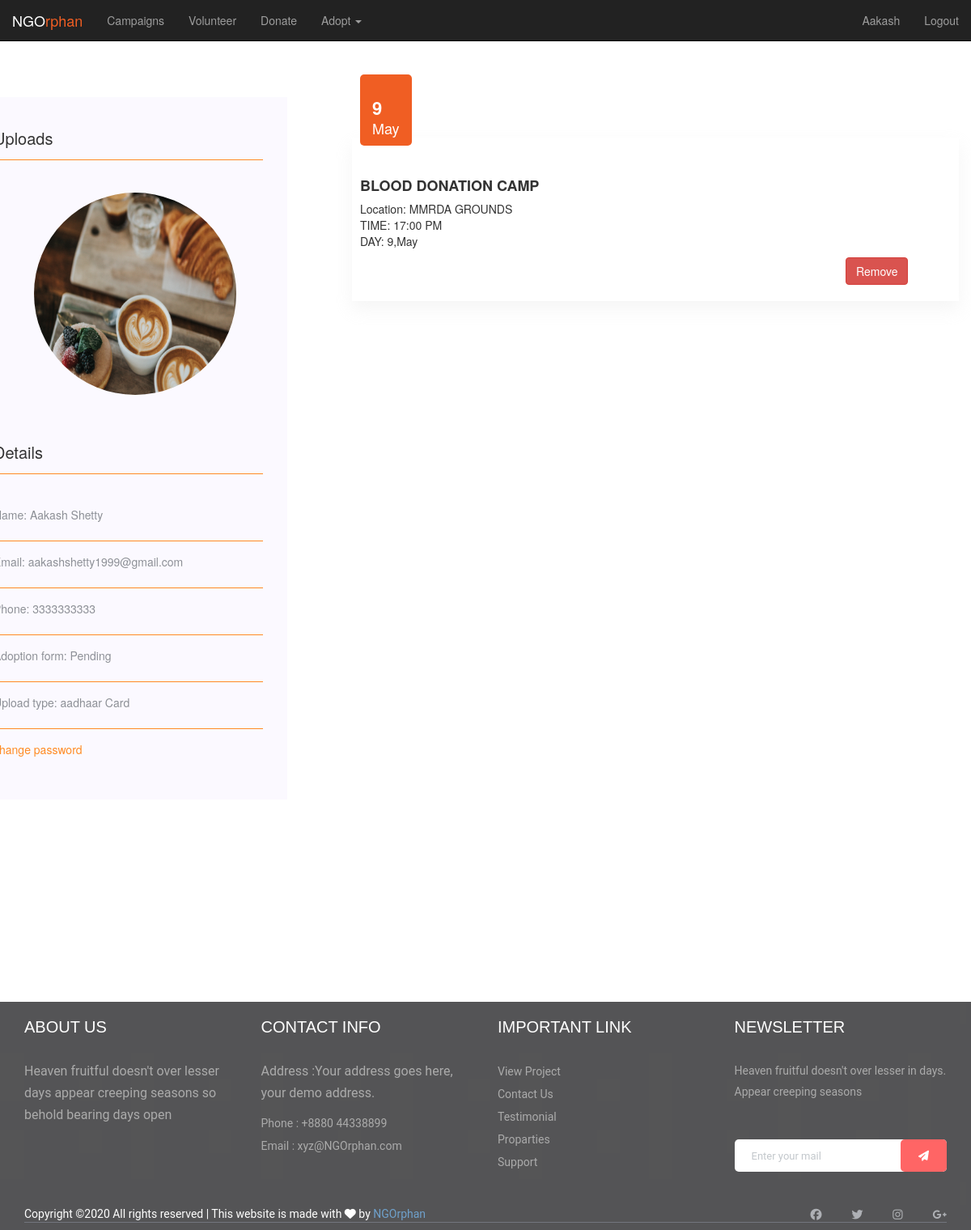
/profile/ (signed in), run on the app's committed database.
### sub/models.py (models this page shows, shortened)
class Adopt(models.Model):
   name = models.CharField(max_length=50)
   email = models.EmailField(max_length=100)
   phone = models.CharField(max_length=10, blank=True ,null=True)
   mes = models.CharField(max_length=200,blank=True ,null=True)
   doc = models.CharField(max_length=30, blank=True ,null=True)
   pictures = models.ImageField(upload_to='pictures')

class profile(models.Model):
   usname = models.CharField(max_length=50,default='')
   title = models.CharField(max_length=100)
   venue = models.CharField(max_length=100)
   date = models.CharField(max_length=10,default='')
   month= models.CharField(max_length=10,default='')
   time = models.CharField(max_length=10)

### sub/views.py (the view)
# urls.py: url(r'^profile/$', views.profiles, name="profile"),
def profiles(request):
    all_event = profile.objects.filter(usname=request.user.first_name)
    data=Adopt.objects.filter(email=request.user.email)
    context={
        'events':all_event,
        'data':data,
    }
    return render(request, 'mama.html', context)

### sub/templates/mama.html
{% extends 'base.html' %}
{% block head %}
    {% load static %}
      <link rel="stylesheet" href="{% static 'mama.css' %}" type="text/css">
    <link href="https://stackpath.bootstrapcdn.com/font-awesome/4.7.0/css/font-awesome.min.css" rel="stylesheet">
{% endblock head %}
{% block body %}
<div class="container">
    <section class="blog_area section-padding">
        <div class="container">
            <div class="row">
                <div class="col-lg-4">
                    <div class="blog_right_sidebar">
                        <aside class="single_sidebar_widget post_category_widget">
                            <h4 class="widget_title">Uploads</h4>
                            {% for dos in data %}
                             <img src="{{dos.pictures.url}}" class="img-fluid" alt="No Uploads Yet" height="250px" width="250px">
                            {% endfor %}
                              <h4 class="widget_title two">Details</h4>
                            <ul class="list cat-list">
                                <li>
                                        <p>Name: {{user.first_name}} {{user.last_name}}</p>
                                </li>
                                <li>
                                        <p>Email: {{user.email}}</p>
                                </li>
                                {% for dos in data %}
                                <li>
                                        <p>Phone: {{dos.phone}}</p>
                                </li>
                                <li>
                                        <p>Adoption form: Pending</p>
                                </li>
                                <li>
                                        <p>Upload type: {{dos.doc}} Card</p>
                                </li>
                                 {% endfor %}
                                 <li>
                                    <a href="{% url 'password_reset' %}" class="d-flex">
                                        <p>change password</p>
                                    </a>
                                </li>
                            </ul>
                        </aside>
                    </div>
                </div>
                <div class="col-lg-8 mb-5 mb-lg-0">
                    <div class="blog_left_sidebar">
                        {% for pos in events %}
                        <article class="blog_item">
                            <div class="blog_item_img">
                                <a href="#" class="blog_item_date">
                                    <h3>{{pos.date}}</h3>
                                    <p>{{pos.month}}</p>
                                </a>
                            </div>
                            <div class="blog_details">
                                    <h2>{{pos.title}}</h2>
                                <p>Location: {{pos.venue}}<br>TIME: {{pos.time}}<br>DAY: {{pos.date}},{{pos.month}}</p>
                                <a class="btn btn-danger" onclick="alert('Are you sure want to remove this event?');" href="{% url 'rem' pos.title  %}">Remove</a>
                            </div>
                        </article>
  {% endfor %}
                        </div>
                    </div>
              </div>
         </div>
    </section>
</div>
{% endblock body %}

### sub/templates/base.html (shortened to what this page needs)
{% load static %}
<html>
  <head>
    <link rel="stylesheet" href="https://maxcdn.bootstrapcdn.com/bootstrap/3.3.7/css/bootstrap.min.css">
    {% block head %}
  {% endblock head%}
    <link href="https://stackpath.bootstrapcdn.com/font-awesome/4.7.0/css/font-awesome.min.css" rel="stylesheet"><script src="https://kit.fontawesome.com/bad733c527.js"></script>  </head>
  <body>
      	<nav class="navbar navbar-default navbar-inverse navbar-fixed-top">
        <div class="container-fluid">
          <div class="navbar-header">
              <a class="navbar-brand" href="{% url 'home' %}">NGO<font color="#F05E23">rphan</font></a>
          </div>
          <div class="collapse navbar-collapse" id="bs-example-navbar-collapse-1">
            <ul class="nav navbar-nav">
              <li><a href="{% url 'camp' %}">Campaigns <span class="sr-only">(current)</span></a></li>
              <li><a href="{% url 'volun' %}">Volunteer</a></li>
              <li><a href="{% url 'donate' %}">Donate</a></li>
              <li class="dropdown">
                <a href="#" class="dropdown-toggle" data-toggle="dropdown" role="button" aria-haspopup="true" aria-expanded="false">Adopt <span class="caret"></span></a>
              </li>
            </ul>
            <ul class="nav navbar-nav navbar-right">
            {% if user.is_authenticated %}
              <li><a href="{% url 'profile' %}">{{ user.first_name }}</a></li>
                <li><a href="{% url 'logout' %}">Logout</a></li>
              {% else %}
                <li><a href="{% url 'register' %}">Signup</a></li>
                <li><a href="{% url 'login' %}">Login</a></li>
            </ul>
              {% endif %}
          </div>
        </div>
      </nav>
      {%block body%}
      {% endblock body %}
            <footer class="footer footer_bg_1">
                <div class="footer_top">
                    <div class="container">
                        <div class="row">
                            <div class="col-xl-3 col-md-6 col-lg-3">
                                <div class="footer_widget ">
                                    <h3 class="footer_title">
                                        About Us
                                    </h3>
                                    <p>Heaven fruitful doesn't over lesser days appear creeping seasons so behold bearing days open</p>
                                </div>
                            </div>
                            <div class="col-xl-3 col-md-6 col-lg-3">
                                <div class="footer_widget ">
                                    <h3 class="footer_title">
                                        Contact Info
                                    </h3>
                                    <p>Address :Your address goes
                                        here, your demo address.</p>
                                    <ul>
                                        <li><a href="#">Phone : +8880 44338899</a></li>
                                        <li><a href="#">Email : xyz@NGOrphan.com</a></li>
                                    </ul>
                                </div>
                            </div>
                            <div class="col-xl-3 col-md-6 col-lg-3">
                                <div class="footer_widget ">
                                    <h3 class="footer_title">
                                        Important Link
                                    </h3>
                                    <ul>
                                        <li><a href="#">View Project</a></li>
                                        <li><a href="#">Contact Us</a></li>
                                        <li><a href="#">Testimonial</a></li>
                                        <li><a href="#">Proparties</a></li>
                                        <li><a href="#">Support</a></li>
                                    </ul>
                                </div>
                            </div>
                            <div class="col-xl-3 col-md-6 col-lg-3">
                                <div class="footer_widget">
                                    <h3 class="footer_title">
                                        Newsletter
                                    </h3>
                                    <p class="newsletter_text">
                                        Heaven fruitful doesn't over lesser in days. Appear creeping seasons
                                    </p>
                                    <form action="#" class="newsletter_form">
                                        <input type="text" placeholder="Enter your mail">
                                        <button type="submit"> <i class="fa fa-paper-plane"></i> </button>
                                    </form>
                                </div>
                            </div>
                        </div>
                    </div>
                </div>
                <div class="copy-right_text">
                    <div class="container">
                        <div class="footer_border"></div>
                        <div class="row">
                            <div class="col-lg-8">
                                <p class="copy_right">
                                    <p>
            Copyright &copy;<script>document.write(new Date().getFullYear());</script> All rights reserved | This website is made with <i class="fa fa-heart" aria-hidden="true"></i> by <a href="prac.html" target="_blank">NGOrphan</a>
            </p>
                                </p>
                            </div>
                            <div class="col-lg-4">
                                <div class="socail_links">
                                    <ul class="socail_links">
                                        <li>
                                            <a href="#">
                                                <i class="fab fa-facebook"></i>
                                            </a>
                                        </li>
                                        <li>
                                            <a href="#">
                                                <i class="fab fa-twitter"></i>
                                            </a>
                                        </li>
                                        <li>
                                            <a href="#">
                                                <i class="fab fa-instagram"></i>
                                            </a>
                                        </li>
                                        <li>
                                            <a href="#">
                                                <i class="fab fa-google-plus-g"></i>
                                            </a>
                                        </li>
                                    </ul>
                                </div>
                            </div>
                        </div>
                    </div>
                </div>
            </footer>
  </body>
</html>

### sub/static/mama.css (style rules this page uses)
.btn { margin-top: -20px; margin-left: 600px; -webkit-text-fill-color: #FFFFFF; }
.section-padding { padding-top: 120px; padding-bottom: 120px; }
.blog_area a { color: #666666 !important; text-decoration: none; -webkit-transition: 0.5s; transition: 0.5s; }
.blog_item { margin-bottom: 50px; padding-top: 50px; }
.blog_details { padding: 30px 0 20px 10px; box-shadow: 0px 10px 20px 0px rgba(221, 221, 221, 0.3); }
.blog_details p { margin-bottom: 30px; }
.blog_details a { color: #ff8b23; }
.blog_details h2 { font-size: 18px; font-weight: 600; margin-bottom: 8px; }
.blog_item_img { position: relative; }
.blog_item_img .blog_item_date { position: absolute; bottom: -10px; left: 10px; display: block; color: #fff; background-color: #F05E23; padding: 8px 15px; border-radius: 5px; }
.blog_item_img .blog_item_date h3 { font-size: 22px; font-weight: 600; color: #fff; margin-bottom: 0; line-height: 1.2; }
.blog_item_img .blog_item_date p { font-size: 18px; margin-bottom: 0; color: #fff; }
footer { margin-top: 100px; padding-top: 0px; background-image: url("img/black.jpeg"); opacity: 70%; color: #fff; }
.footer { background-repeat: no-repeat; background-position: center center; background-repeat: no-repeat; background-size: cover; }
.footer p { font-family: "Roboto", sans-serif !important; }
.footer .footer_top { padding-top: 0px; padding-bottom: 0px; }
.footer .footer_top .footer_widget { margin-bottom: 40px; }
.footer .footer_top .footer_widget .footer_title { font-size: 20px; font-weight: 500; color: #FFFFFF; text-transform: uppercase; margin-bottom: 30px; font-family: "Oswald", sans-serif; }
.footer .footer_top .footer_widget p { color: #888888; font-size: 16px; font-weight: 400; line-height: 27px; }
.footer .footer_top .footer_widget ul li { color: #888888; font-size: 14px; line-height: 27px; }
.footer .footer_top .footer_widget ul li a { color: #888888; font-weight: 400; font-family: "Roboto", sans-serif; }
.footer .footer_top .footer_widget .newsletter_form { position: relative; margin-bottom: 20px; }
.footer .footer_top .footer_widget .newsletter_form input { width: 100%; height: 40px; background: #fff; padding-left: 20px; font-size: 13px; color: #000; border: none; border: 1px solid transparent; border-radius: 5px; font-family: "Roboto", sans-serif; }
.footer .footer_top .footer_widget .newsletter_form input::placeholder { font-size: 13px; color: #AAB1B7; font-family: "Roboto", sans-serif; }
.footer .footer_top .footer_widget .newsletter_form button { position: absolute; top: 0; right: 0; height: 40px; border: none; font-size: 14px; color: #fff; background: #ff2424; padding: 10px; padding: 0 22px; cursor: pointer; border-radius: 5px; top: 0px; right: 0px; font-size: 13px; font-weight: 500; font-family: "Roboto", sans-serif; }
.footer .footer_top .footer_widget .newsletter_text { font-size: 14px; color: #888888; line-height: 26px; margin-bottom: 46px; }
.footer .copy-right_text .footer_border { border-top: 1px solid #373c47; margin-top: 20px; margin-bottom: -75px; }
.footer .copy-right_text .copy_right { font-size: 14px; color: #777777; margin-bottom: 0; font-weight: 400; }
.footer .socail_links { text-align: right; }
.footer .socail_links ul li { display: inline-block; transition: 0.3s; margin-left: 33px; }
.footer .socail_links ul li a { font-size: 14px; display: inline-block; color: #8d9096 !important; background: transparent; transition: 0.3s; }
ul { margin: 0px; padding: 0px; }
li { list-style: none; }
.blog_right_sidebar { margin-left: -60px; margin-right: 50px; }
.blog_right_sidebar .widget_title { font-size: 20px; margin-bottom: 40px; }
.blog_right_sidebar .widget_title::after { content: ""; display: block; padding-top: 15px; border-bottom: 1px solid #ff8b23; }
.blog_right_sidebar .single_sidebar_widget { background: #fbf9ff; padding: 30px; padding-left: 7px; margin-bottom: 30px; }
.blog_right_sidebar .post_category_widget .cat-list li { border-bottom: 1px solid #ff8b23; color: #8d9096 ; transition: all 0.3s ease 0s; padding-bottom: 12px; }
.blog_right_sidebar .two { padding-top: 50px; }
.blog_right_sidebar .post_category_widget .cat-list li:last-child { border-bottom: 0; }
a p { color: #ff8b23; }
.blog_right_sidebar .post_category_widget .cat-list li + li { padding-top: 15px; }
img { border-radius: 50%; margin-left: 50px; }

### data on the page
Adopt: pictures (picture), phone "3333333333", doc "aadhaar"
profile: date "9", month "May", title "BLOOD DONATION CAMP", venue "MMRDA GROUNDS", time "17:00 PM"

### other printed values
{{ user.first_name }} "Aakash"
{{ user.last_name }} "Shetty"
{{ user.email }} "aakashshetty1999@gmail.com"
